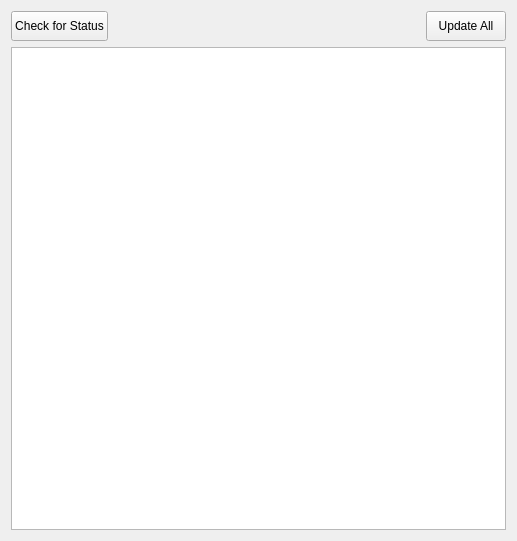
<?xml version="1.0" encoding="UTF-8"?>
<ui version="4.0">
 <class>Form</class>
 <widget class="QWidget" name="Form">
  <property name="geometry">
   <rect>
    <x>0</x>
    <y>0</y>
    <width>517</width>
    <height>541</height>
   </rect>
  </property>
  <property name="windowTitle">
   <string>Form</string>
  </property>
  <layout class="QGridLayout" name="gridLayout">
   <item row="0" column="0">
    <layout class="QHBoxLayout" name="horizontalLayout_2">
     <item>
      <widget class="QPushButton" name="pushButton_check_for_status">
       <property name="minimumSize">
        <size>
         <width>0</width>
         <height>30</height>
        </size>
       </property>
       <property name="text">
        <string>Check for Status</string>
       </property>
      </widget>
     </item>
     <item>
      <spacer name="horizontalSpacer_2">
       <property name="orientation">
        <enum>Qt::Horizontal</enum>
       </property>
       <property name="sizeHint" stdset="0">
        <size>
         <width>40</width>
         <height>20</height>
        </size>
       </property>
      </spacer>
     </item>
     <item>
      <widget class="QPushButton" name="pushButton_update_all">
       <property name="minimumSize">
        <size>
         <width>0</width>
         <height>30</height>
        </size>
       </property>
       <property name="text">
        <string>Update All</string>
       </property>
      </widget>
     </item>
    </layout>
   </item>
   <item row="1" column="0">
    <widget class="QTableWidget" name="tableWidget_external_plugin_repo"/>
   </item>
  </layout>
 </widget>
 <resources/>
 <connections/>
</ui>
